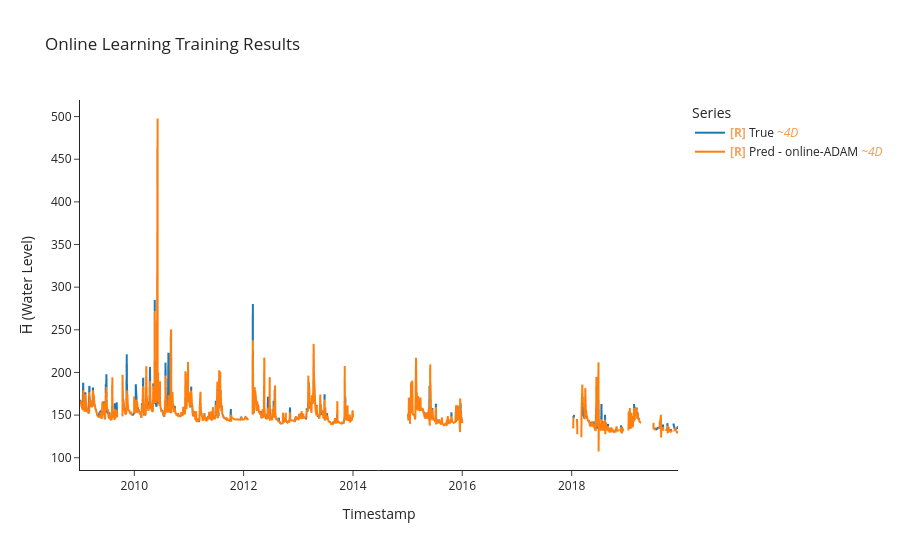

Write notebook code for a chart like this one.
### Markdown cell above
## Online Training using ADAM

### Code cell
model, optimizer, criterion = build_mlp(LOOKBACK*N_FEATURES, HORIZON)

y_true, y_pred, time_indices, cutom_adam_batch_losses = uf.train_model_online(model, optimizer,criterion,
                                                                              train_ds, train_df,
                                                                              LOOKBACK, HORIZON, BATCH_SIZE)
#training results
uf.calculate_metrics_and_plot({"online-ADAM": (y_true, y_pred, time_indices)}, 
                              plot_title="Online Learning Training Results",
                              export_metrics= True,
                              export_html= True,
                              export_file_name='results/training/Online Learning Training Results')

### Figure 1 — Plotly figure (JSON) as saved in the notebook; plotly's stock layout.template omitted (floating-point values rounded to 4 significant figures; data arrays with more than 128 entries replaced by an {"elided": "..."} marker saying what was removed)
{"data": [{"hovertemplate": "Legend=True<br>Timestamp=%{x}<br>H̅ (Water Level)=%{y}<extra></extra>", "legendgroup": "True", "line": {"color": "#1f77b4", "dash": "solid", "width": 2}, "marker": {"symbol": "circle"}, "mode": "lines", "name": "<b style=\"color:sandybrown\">[R]</b> True <i style=\"color:#fc9944\">~4D</i>", "showlegend": true, "type": "scattergl", "uid": "1550d5e6-1f86-4b1b-a7b2-5d356afe9cd8", "x": {"elided": "1011 str values"}, "xaxis": "x", "y": {"elided": "1011 float values"}, "yaxis": "y"}, {"hovertemplate": "Legend=Pred - online-ADAM<br>Timestamp=%{x}<br>H̅ (Water Level)=%{y}<extra></extra>", "legendgroup": "Pred - online-ADAM", "line": {"color": "#ff7f0e", "dash": "solid", "width": 2}, "marker": {"symbol": "circle"}, "mode": "lines", "name": "<b style=\"color:sandybrown\">[R]</b> Pred - online-ADAM <i style=\"color:#fc9944\">~4D</i>", "showlegend": true, "type": "scattergl", "uid": "cb08f027-29ed-4128-9379-e66d67cfe7bf", "x": {"elided": "1013 str values"}, "xaxis": "x", "y": {"elided": "1013 float values"}, "yaxis": "y"}], "layout": {"height": 550, "legend": {"title": {"text": "Series"}, "tracegroupgap": 0}, "title": {"text": "Online Learning Training Results"}, "xaxis": {"anchor": "y", "domain": [0, 1], "title": {"text": "Timestamp"}}, "yaxis": {"anchor": "x", "domain": [0, 1], "title": {"text": "H̅ (Water Level)"}}}}
